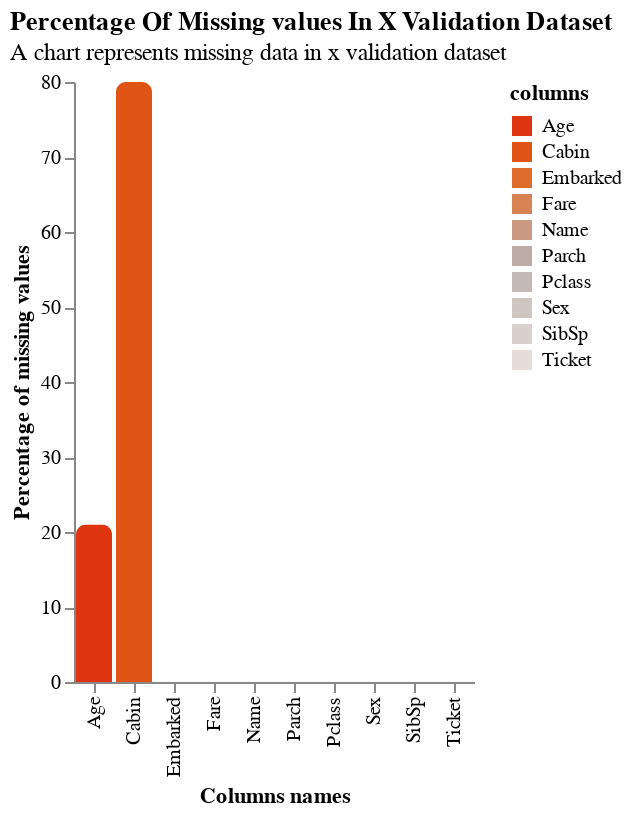

The cell this chart's notebook holds for it:
### Code cell
plot_nan(
    valid_x,
    name='x validation dataset',
    only_nan=False,
    use_percent=True
)

### Figure 1 — Vega-Lite specification as saved in the notebook (floating-point values rounded to 4 significant figures)
{"$schema": "https://vega.github.io/schema/vega-lite/v5.20.1.json", "config": {"axis": {"grid": false}, "view": {"continuousHeight": 300, "continuousWidth": 300, "stroke": null}}, "data": {"name": "data-99d10b0888a7da5a87e5674ce5d6a444"}, "datasets": {"data-99d10b0888a7da5a87e5674ce5d6a444": [{"columns": "Pclass", "percent_nan": 0, "total_nan": 0}, {"columns": "Name", "percent_nan": 0, "total_nan": 0}, {"columns": "Sex", "percent_nan": 0, "total_nan": 0}, {"columns": "Age", "percent_nan": 21, "total_nan": 46}, {"columns": "SibSp", "percent_nan": 0, "total_nan": 0}, {"columns": "Parch", "percent_nan": 0, "total_nan": 0}, {"columns": "Ticket", "percent_nan": 0, "total_nan": 0}, {"columns": "Fare", "percent_nan": 0, "total_nan": 0}, {"columns": "Cabin", "percent_nan": 80, "total_nan": 179}, {"columns": "Embarked", "percent_nan": 0, "total_nan": 1}]}, "encoding": {"color": {"field": "columns", "legend": {"orient": "right"}, "scale": {"reverse": true, "scheme": "lightgreyred"}, "type": "nominal"}, "text": {"field": "columns", "type": "nominal"}, "tooltip": [{"field": "columns", "type": "nominal"}, {"field": "total_nan", "type": "quantitative"}, {"field": "percent_nan", "type": "quantitative"}], "x": {"field": "columns", "title": "Columns names", "type": "nominal"}, "y": {"field": "percent_nan", "title": "Percentage of missing values", "type": "quantitative"}}, "mark": {"cornerRadiusTopLeft": 5, "cornerRadiusTopRight": 5, "type": "bar"}, "title": {"anchor": "start", "subtitle": "A chart represents missing data in x validation dataset", "text": "Percentage Of Missing values In X Validation Dataset"}}
